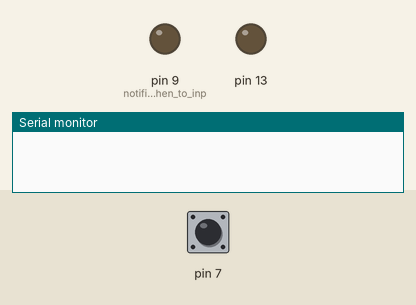
Simulated run of this sketch. Board: Arduino Uno, built with avr-gcc and run on an emulated ATmega328P. Parts: output pins drawn as LEDs (lit = HIGH), the last lines printed to the serial monitor. The inputs (shaded band) are chosen by the test bench; at power-on: pin 7 HIGH.

Above: at 2.8 s.
2.9 s: pin 7 pulsed LOW 2 times (0.12 s each, 0.3 s apart)
6.5 s: pin 7 driven LOW
At 8.9 s:
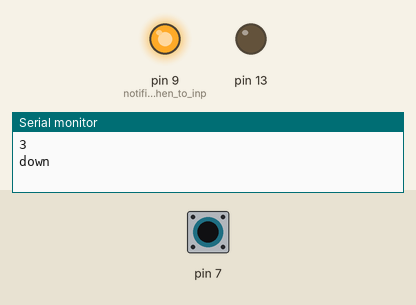
Timing chart, 0 to 11.5 s (numbered marks = the images above; inputs shaded):
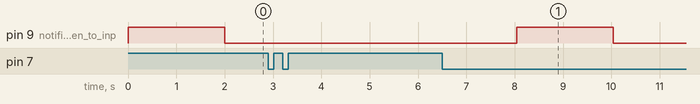

The sketch:

irsensor.ino
```cpp
int data,x=1,n=0,zero=0;
String X = "active";
void indata(){ // function to read data for about 6 seconds
  for(int i=0;i<5000;i++){
    delay(1);
    data = digitalRead(7);
    if(x!=data){
      x=data;
      if(data == 0){
        zero++;
        if(zero>4){
          zero=0;
          }
        }
      }
    }

  }
void sendSerial(){//send serial data to app and listen from it..
  Serial.println(X);
  delay(1000);
  if(Serial.available()>0){
    X="stop";
    }
  }

void setup() {
  pinMode(7,INPUT);
  pinMode(9,OUTPUT); // notifies user when to input data...
  pinMode(13,OUTPUT);
  Serial.begin(9600);

  // put your setup code here, to run once:

}

void loop() {
  digitalWrite(9,HIGH);
  delay(2000);//Glow the led for 2 sec
  digitalWrite(9,LOW);
  indata(); //read data for 6 seconds
  Serial.println(zero); // check the pattern of input from IR sensor
  switch(zero){
    case 1:
    X="ok";
    break;

    case 2:
    X="up";
    break;

    case 3:
    X="down";
    break;

    case 4:
    X="back";
    break;

    default:
    Serial.println("invalid");

    }
    zero=0;
  sendSerial();


  // put your main code here, to run repeatedly:

}
```

Measured:
- after the input at 2.9 s, every drawn part: stays the same
